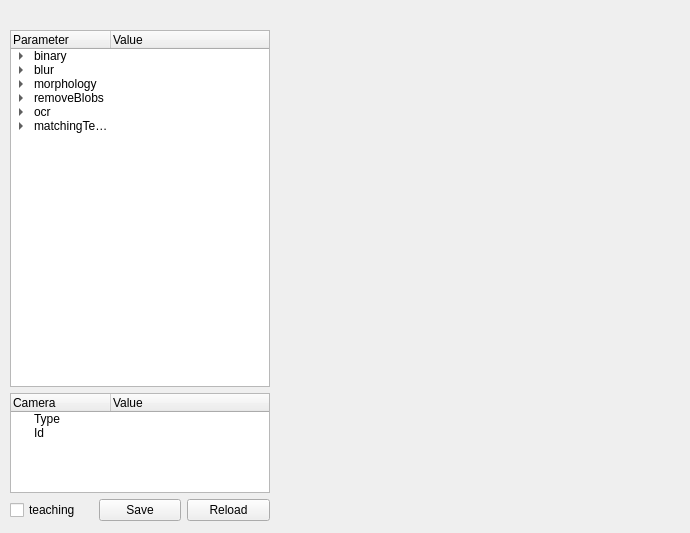
<?xml version="1.0" encoding="UTF-8"?>
<ui version="4.0">
 <class>ParaDlg</class>
 <widget class="QWidget" name="ParaDlg">
  <property name="geometry">
   <rect>
    <x>0</x>
    <y>0</y>
    <width>690</width>
    <height>533</height>
   </rect>
  </property>
  <property name="windowTitle">
   <string>Form</string>
  </property>
  <widget class="QWidget" name="verticalLayoutWidget">
   <property name="geometry">
    <rect>
     <x>10</x>
     <y>30</y>
     <width>260</width>
     <height>491</height>
    </rect>
   </property>
   <layout class="QVBoxLayout" name="verticalLayout">
    <item>
     <widget class="QTreeWidget" name="treeParams">
      <column>
       <property name="text">
        <string>Parameter</string>
       </property>
       <property name="font">
        <font>
         <weight>50</weight>
         <bold>false</bold>
         <underline>false</underline>
        </font>
       </property>
       <property name="foreground">
        <brush brushstyle="NoBrush">
         <color alpha="255">
          <red>0</red>
          <green>0</green>
          <blue>0</blue>
         </color>
        </brush>
       </property>
      </column>
      <column>
       <property name="text">
        <string extracomment="lkl">Value</string>
       </property>
      </column>
      <item>
       <property name="text">
        <string>binary</string>
       </property>
       <property name="text">
        <string/>
       </property>
       <item>
        <property name="text">
         <string>threshold</string>
        </property>
        <property name="text">
         <string/>
        </property>
       </item>
       <item>
        <property name="text">
         <string>type</string>
        </property>
        <property name="text">
         <string/>
        </property>
       </item>
       <item>
        <property name="text">
         <string>method</string>
        </property>
        <property name="text">
         <string/>
        </property>
        <property name="flags">
         <set>ItemIsDragEnabled|ItemIsDropEnabled|ItemIsUserCheckable|ItemIsEnabled</set>
        </property>
       </item>
      </item>
      <item>
       <property name="text">
        <string>blur</string>
       </property>
       <item>
        <property name="text">
         <string>size</string>
        </property>
        <property name="text">
         <string/>
        </property>
       </item>
       <item>
        <property name="text">
         <string>method</string>
        </property>
        <property name="text">
         <string/>
        </property>
        <property name="flags">
         <set>ItemIsDragEnabled|ItemIsUserCheckable|ItemIsEnabled</set>
        </property>
       </item>
      </item>
      <item>
       <property name="text">
        <string>morphology</string>
       </property>
       <item>
        <property name="text">
         <string>size</string>
        </property>
        <property name="text">
         <string/>
        </property>
       </item>
       <item>
        <property name="text">
         <string>iter</string>
        </property>
        <property name="text">
         <string/>
        </property>
       </item>
       <item>
        <property name="text">
         <string>method</string>
        </property>
        <property name="text">
         <string/>
        </property>
       </item>
      </item>
      <item>
       <property name="text">
        <string>removeBlobs</string>
       </property>
       <item>
        <property name="text">
         <string>width</string>
        </property>
        <property name="text">
         <string/>
        </property>
       </item>
       <item>
        <property name="text">
         <string>height</string>
        </property>
        <property name="text">
         <string/>
        </property>
       </item>
       <item>
        <property name="text">
         <string>area</string>
        </property>
        <property name="text">
         <string/>
        </property>
       </item>
      </item>
      <item>
       <property name="text">
        <string>ocr</string>
       </property>
       <property name="text">
        <string/>
       </property>
       <item>
        <property name="text">
         <string>oem</string>
        </property>
        <property name="text">
         <string/>
        </property>
       </item>
       <item>
        <property name="text">
         <string>psm</string>
        </property>
        <property name="text">
         <string/>
        </property>
       </item>
       <item>
        <property name="text">
         <string>lang</string>
        </property>
        <property name="text">
         <string/>
        </property>
       </item>
      </item>
      <item>
       <property name="text">
        <string>matchingTemp</string>
       </property>
       <item>
        <property name="text">
         <string>score</string>
        </property>
        <property name="text">
         <string/>
        </property>
        <property name="flags">
         <set>ItemIsSelectable|ItemIsUserCheckable|ItemIsEnabled</set>
        </property>
       </item>
      </item>
     </widget>
    </item>
    <item>
     <widget class="QTreeWidget" name="treeCamera">
      <property name="maximumSize">
       <size>
        <width>16777215</width>
        <height>100</height>
       </size>
      </property>
      <column>
       <property name="text">
        <string>Camera</string>
       </property>
      </column>
      <column>
       <property name="text">
        <string>Value</string>
       </property>
      </column>
      <item>
       <property name="text">
        <string>Type</string>
       </property>
      </item>
      <item>
       <property name="text">
        <string>Id</string>
       </property>
      </item>
     </widget>
    </item>
    <item>
     <layout class="QHBoxLayout" name="horizontalLayout">
      <item>
       <widget class="QCheckBox" name="ch_teaching">
        <property name="text">
         <string>teaching</string>
        </property>
       </widget>
      </item>
      <item>
       <widget class="QPushButton" name="but_save">
        <property name="styleSheet">
         <string notr="true">font: 57 10pt &quot;Ubuntu&quot;;</string>
        </property>
        <property name="text">
         <string>Save</string>
        </property>
       </widget>
      </item>
      <item>
       <widget class="QPushButton" name="but_load">
        <property name="styleSheet">
         <string notr="true">font: 57 10pt &quot;Ubuntu&quot;;</string>
        </property>
        <property name="text">
         <string>Reload</string>
        </property>
       </widget>
      </item>
     </layout>
    </item>
   </layout>
  </widget>
 </widget>
 <resources/>
 <connections/>
</ui>
